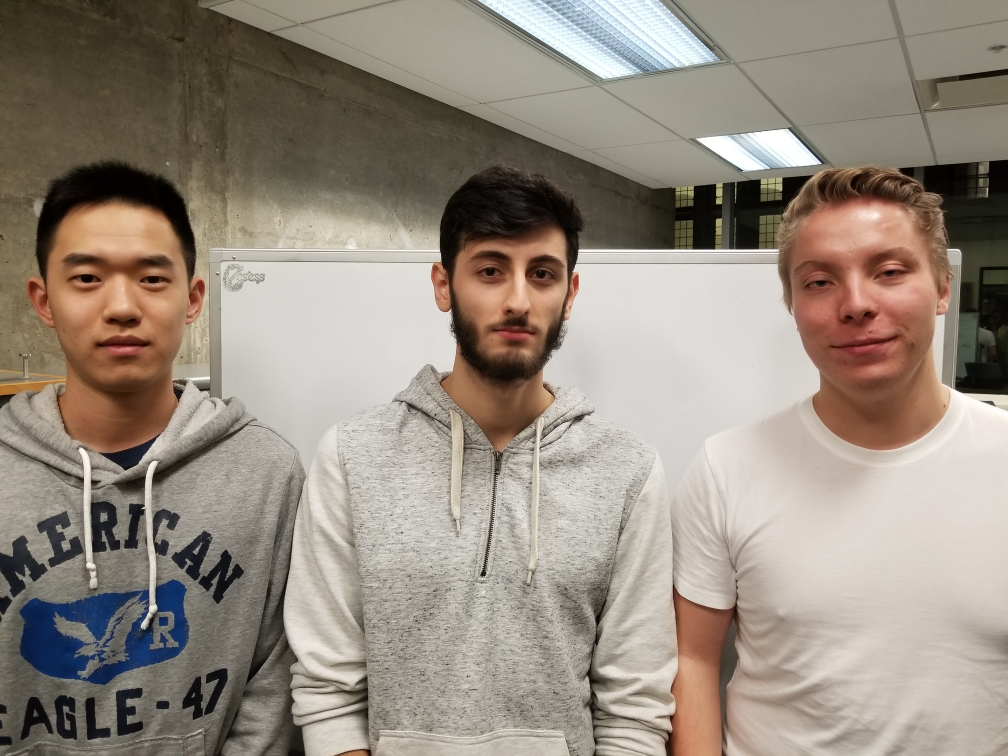
#> input picture assignment4/dataset/test/group.jpg, 4032 x 3024 px (shown at 1/4 size)
$ jupyter execute --allow-errors face_detection.ipynb
#> lines starting #> are read from the running program, lines starting #| are printed output that depends on the picture
# ECSE 415
## Assignment 4
### Abbas Yadollahi - 260680343

# 1. Data Acquisition

[cell 1]
import os
import cv2
import math
import time
import numpy as np
import matplotlib.pyplot as plt
from sklearn.decomposition import PCA
from sklearn.metrics import accuracy_score
from sklearn.neighbors import KNeighborsClassifier
from sklearn.model_selection import train_test_split as tts

[cell 2]
def plotFigures(figures, size=5):
    """
    :param figures: List of figures to plot
    :param title: Title to give to the figures
    :param size: Width size of the grid
    """

    for img_set, images in figures.items():
        plt.figure(figsize=(15, 15))
        for i, img in enumerate(images, 1):
            plt.subplot(size, size, i), plt.imshow(img, 'gray')
            plt.title('{} - {}'.format(img_set, i)), plt.axis('off')
        plt.show()

[cell 3]
test_path = 'dataset/test/group.jpg'
train_path = 'dataset/train/'

# Detect all faces in group picture
face_cascade = cv2.CascadeClassifier(os.path.join(cv2.data.haarcascades, 'haarcascade_frontalface_default.xml'))
group = cv2.imread(test_path, cv2.IMREAD_GRAYSCALE)
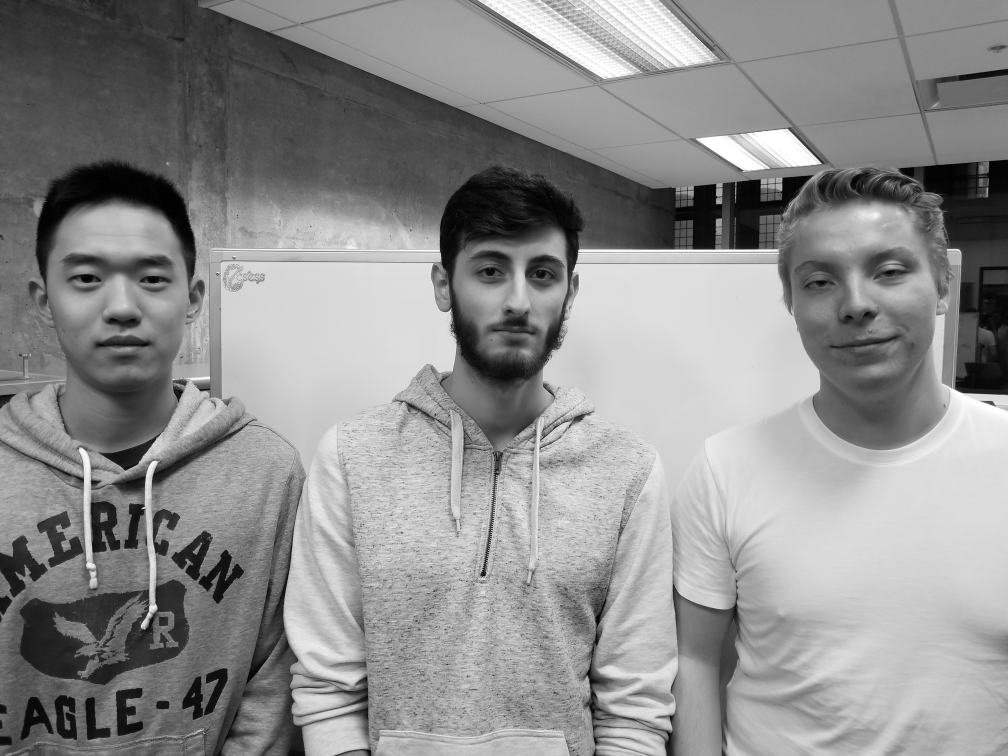
#> group: shape (3024, 4032) (shown at 1/4 size); min 0, max 255, mean 141.6
group_faces = face_cascade.detectMultiScale(group, 1.2, 10)
#> group_faces = [[1753, 850, 625, 625], [121, 821, 736, 736], [3052, 803, 748, 748]]

# Draw a box around each detected face
group_copy = group.copy()
for (x, y, w, h) in group_faces:
    cv2.rectangle(group_copy, (x, y), (x+w, y+h), (255, 255, 255), 5)
#> this loop made 3 passes

# Display test image
plt.figure(figsize=(30, 15))
plt.title("Group Picture with Detected Faces")
plt.imshow(group_copy, 'gray'), plt.axis('off')
plt.show()

# Read all training images
X, Y = [], []
train_sets = {}
size = (256, 256)
for img_set in os.listdir(train_path):
    images = []
    for img in os.listdir(os.path.join(train_path, img_set)):
        face = cv2.imread(os.path.join(train_path, img_set, img), cv2.IMREAD_GRAYSCALE)
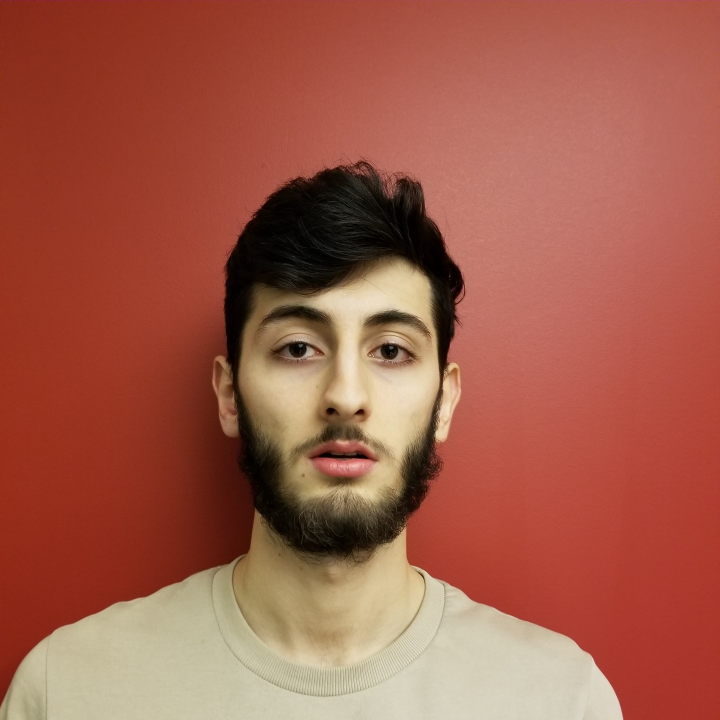
#> input picture assignment4/dataset/train/abbas/20181121_171459.jpg, 2160 x 2160 px (shown at 1/3 size)
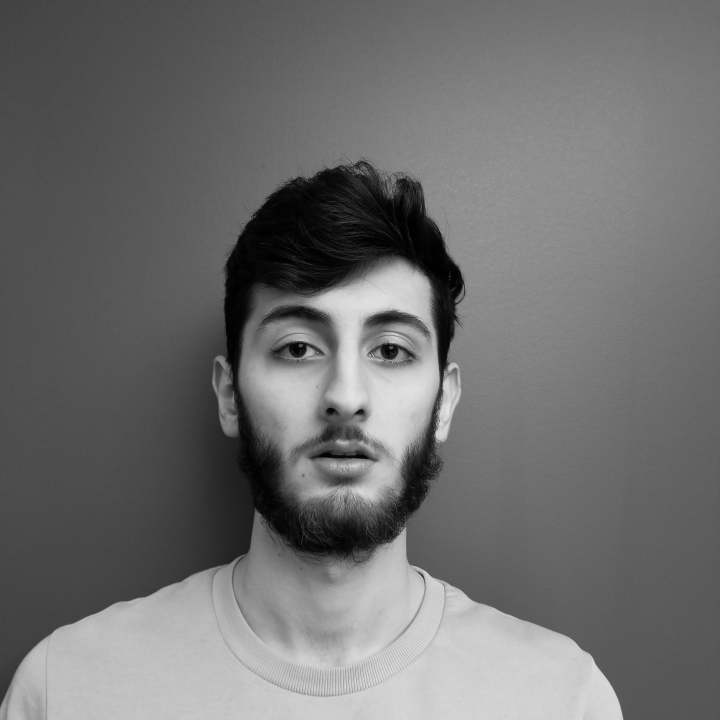
#> face: shape (2160, 2160) (shown at 1/3 size); min 0, max 248, mean 111.4
        p = face_cascade.detectMultiScale(face, 1.05, 15)
#> p = [[621, 720, 821, 821]]
        if len(p):
            x, y, w, h = p[0]
#> x = 621; y = 720; w = 821; h = 821
            face = face[y:y+h, x:x+w]
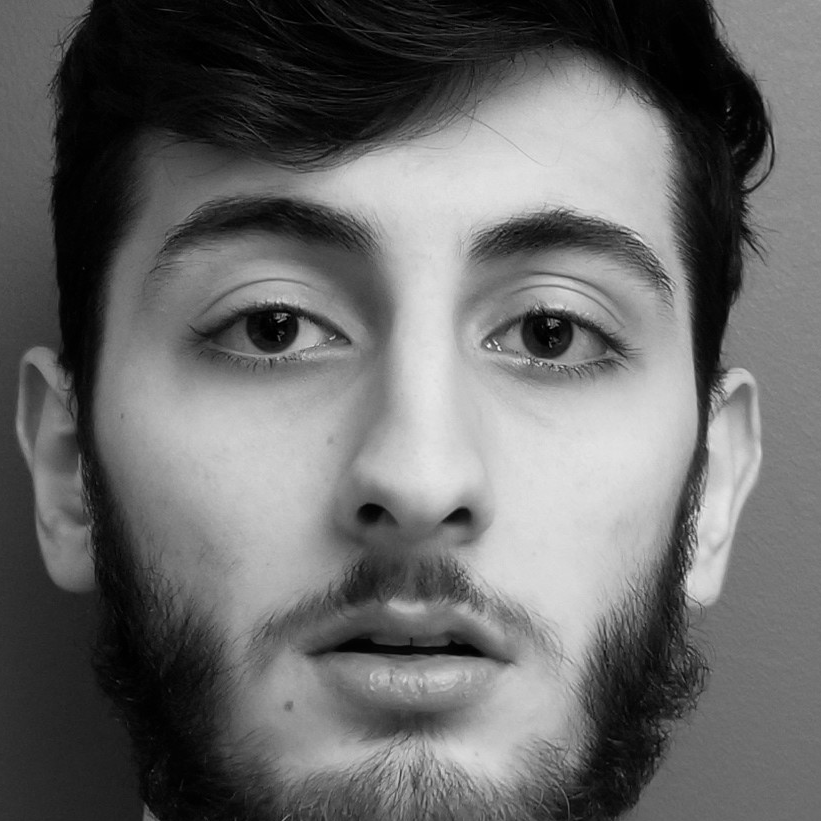
#> face: shape (821, 821); min 0, max 248, mean 105.3
        face = cv2.resize(face, size)
#> face: shape (256, 256)
        images.append(face)
        X.append(face), Y.append(img_set)
    train_sets[img_set] = images

# Display training images
plotFigures(train_sets)
#> the loop in plotFigures, `for img_set, images in figures.items():` made 1 pass
#> pass 1, in plotFigures, `plt.show()`:
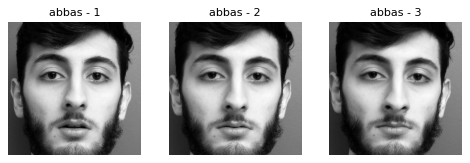
#> figure drawn by matplotlib, 3 panels

**Describe how you selected the images with respect to the conditions of the detection/classification methods.**

Gang

[cell 4]
x, y = np.array(X), np.array(Y)
x = x.reshape(x.shape[0], -1)

# Create PCA and transform the test set
pca = PCA()
x_pca = pca.fit_transform(x)
evr_size = pca.explained_variance_ratio_.size

# Print the variance explained by every principal component
print(x_pca.shape)
#| (3, 3)
print(pca.explained_variance_ratio_)

#fit transform -> 30x30 weight array
#fit -> components_ -> eigenfaces

# Plot the cumulative summation of the explained variance
plt.figure(figsize=(15, 5))
plt.plot(range(1, evr_size+1), np.cumsum(pca.explained_variance_ratio_))
plt.axhline(y=0.95, color='r', linestyle='--')
plt.xlabel('Number of Components'), plt.ylabel('Cumulative Variance Ratio')
plt.title('Cummulative Explained Variance Ratio')
plt.show()
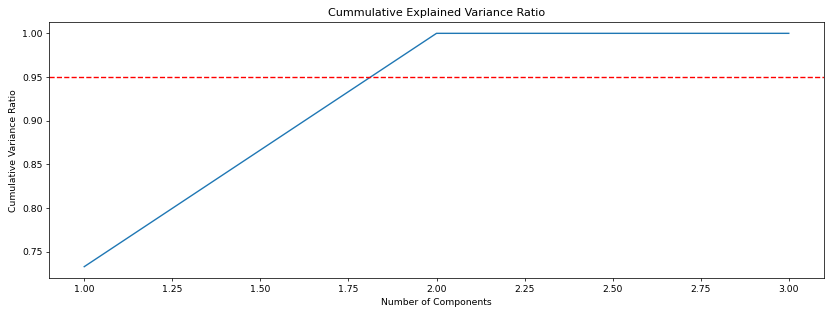
#> figure drawn by matplotlib, 1 panel

# Plot explained variance against the number of components
plt.figure(figsize=(15, 5))
plt.plot(range(1, evr_size+1), pca.explained_variance_ratio_)
plt.xlabel('Number of Components'), plt.ylabel('Variance Ratio')
plt.title('Explained Variance Ratio')
plt.show()
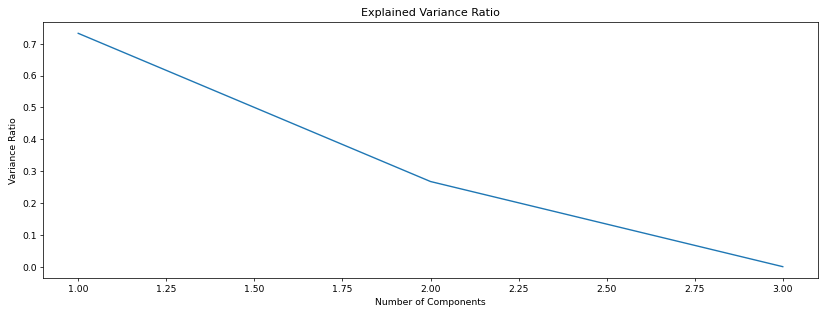
#> figure drawn by matplotlib, 1 panel

[cell 5]
# Create PCA with 15 components and transform the test set
start = time.time()
pca15 = PCA(n_components=15)
#> (the rest of this cell did not finish here and is left out)

**Do you need all the vectors to represent the data?**

Gang

[cell 6]
people = set(y)

plt.figure(figsize=(10, 5))
for mans in people:
    x_set = x_pca[y == mans, :]
    plt.scatter(x_set[:,0], x_set[:,1])
    plt.legend(people)

plt.show()
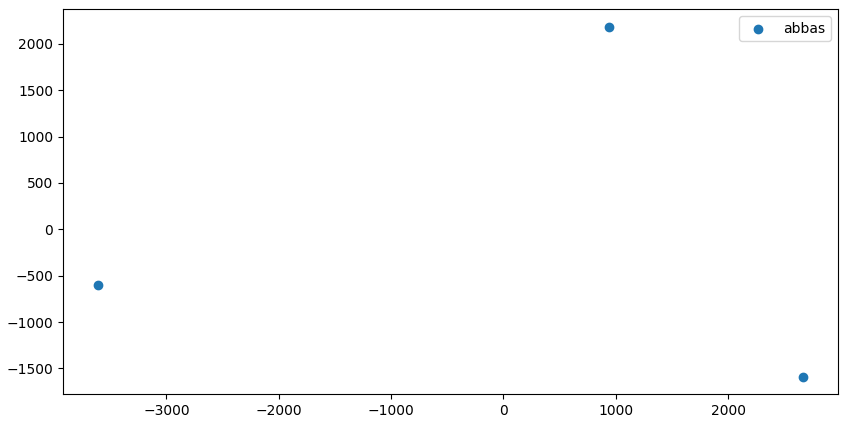
#> figure drawn by matplotlib, 1 panel
